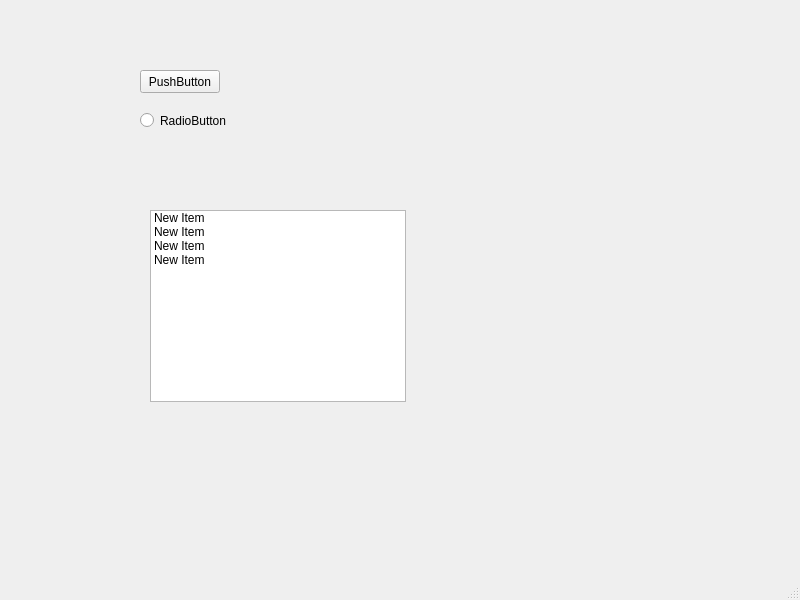
<?xml version="1.0" encoding="UTF-8"?>
<ui version="4.0">
 <class>MainWindow</class>
 <widget class="QMainWindow" name="MainWindow">
  <property name="geometry">
   <rect>
    <x>0</x>
    <y>0</y>
    <width>800</width>
    <height>600</height>
   </rect>
  </property>
  <property name="windowTitle">
   <string>MainWindow</string>
  </property>
  <widget class="QWidget" name="centralwidget">
   <widget class="QPushButton" name="pushButton">
    <property name="geometry">
     <rect>
      <x>140</x>
      <y>70</y>
      <width>80</width>
      <height>23</height>
     </rect>
    </property>
    <property name="text">
     <string>PushButton</string>
    </property>
   </widget>
   <widget class="QRadioButton" name="radioButton">
    <property name="geometry">
     <rect>
      <x>140</x>
      <y>110</y>
      <width>90</width>
      <height>21</height>
     </rect>
    </property>
    <property name="text">
     <string>RadioButton</string>
    </property>
   </widget>
   <widget class="QListWidget" name="listWidget">
    <property name="geometry">
     <rect>
      <x>150</x>
      <y>210</y>
      <width>256</width>
      <height>192</height>
     </rect>
    </property>
    <item>
     <property name="text">
      <string>New Item</string>
     </property>
    </item>
    <item>
     <property name="text">
      <string>New Item</string>
     </property>
    </item>
    <item>
     <property name="text">
      <string>New Item</string>
     </property>
    </item>
    <item>
     <property name="text">
      <string>New Item</string>
     </property>
    </item>
   </widget>
  </widget>
  <widget class="QMenuBar" name="menubar">
   <property name="geometry">
    <rect>
     <x>0</x>
     <y>0</y>
     <width>800</width>
     <height>20</height>
    </rect>
   </property>
  </widget>
  <widget class="QStatusBar" name="statusbar"/>
 </widget>
 <resources/>
 <connections/>
</ui>
